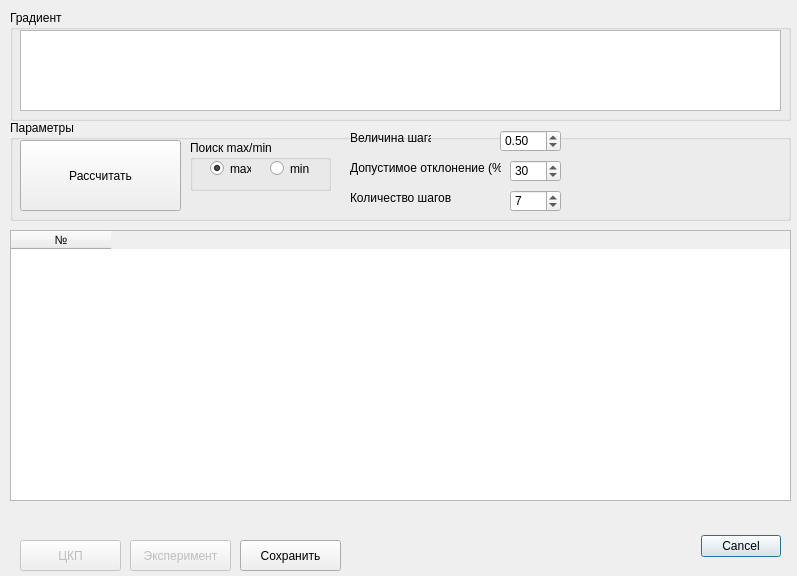
<?xml version="1.0" encoding="UTF-8"?>
<ui version="4.0">
 <class>findExtrDialog</class>
 <widget class="QDialog" name="findExtrDialog">
  <property name="geometry">
   <rect>
    <x>0</x>
    <y>0</y>
    <width>797</width>
    <height>576</height>
   </rect>
  </property>
  <property name="windowTitle">
   <string>Восхождение по градиенту</string>
  </property>
  <widget class="QDialogButtonBox" name="buttonBox">
   <property name="geometry">
    <rect>
     <x>700</x>
     <y>530</y>
     <width>81</width>
     <height>32</height>
    </rect>
   </property>
   <property name="orientation">
    <enum>Qt::Horizontal</enum>
   </property>
   <property name="standardButtons">
    <set>QDialogButtonBox::Cancel</set>
   </property>
  </widget>
  <widget class="QWidget" name="horizontalLayoutWidget">
   <property name="geometry">
    <rect>
     <x>10</x>
     <y>10</y>
     <width>781</width>
     <height>111</height>
    </rect>
   </property>
   <layout class="QHBoxLayout" name="horizontalLayout">
    <item>
     <widget class="QGroupBox" name="groupBox">
      <property name="title">
       <string>Градиент</string>
      </property>
      <widget class="QTableWidget" name="tableWidget">
       <property name="geometry">
        <rect>
         <x>10</x>
         <y>20</y>
         <width>761</width>
         <height>81</height>
        </rect>
       </property>
      </widget>
     </widget>
    </item>
   </layout>
  </widget>
  <widget class="QWidget" name="verticalLayoutWidget">
   <property name="geometry">
    <rect>
     <x>10</x>
     <y>120</y>
     <width>781</width>
     <height>101</height>
    </rect>
   </property>
   <layout class="QVBoxLayout" name="verticalLayout">
    <item>
     <widget class="QGroupBox" name="groupBox_2">
      <property name="title">
       <string>Параметры</string>
      </property>
      <widget class="QGroupBox" name="groupBox_3">
       <property name="geometry">
        <rect>
         <x>180</x>
         <y>20</y>
         <width>141</width>
         <height>51</height>
        </rect>
       </property>
       <property name="title">
        <string>Поиск max/min</string>
       </property>
       <widget class="QRadioButton" name="radioButton">
        <property name="geometry">
         <rect>
          <x>20</x>
          <y>20</y>
          <width>41</width>
          <height>17</height>
         </rect>
        </property>
        <property name="text">
         <string>max</string>
        </property>
        <property name="checked">
         <bool>true</bool>
        </property>
       </widget>
       <widget class="QRadioButton" name="radioButton_2">
        <property name="geometry">
         <rect>
          <x>80</x>
          <y>20</y>
          <width>41</width>
          <height>17</height>
         </rect>
        </property>
        <property name="text">
         <string>min</string>
        </property>
       </widget>
      </widget>
      <widget class="QLabel" name="label">
       <property name="geometry">
        <rect>
         <x>340</x>
         <y>10</y>
         <width>81</width>
         <height>16</height>
        </rect>
       </property>
       <property name="text">
        <string>Величина шага</string>
       </property>
      </widget>
      <widget class="QLabel" name="label_2">
       <property name="geometry">
        <rect>
         <x>340</x>
         <y>40</y>
         <width>151</width>
         <height>16</height>
        </rect>
       </property>
       <property name="text">
        <string>Допустимое отклонение (%)</string>
       </property>
      </widget>
      <widget class="QLabel" name="label_3">
       <property name="geometry">
        <rect>
         <x>340</x>
         <y>70</y>
         <width>101</width>
         <height>16</height>
        </rect>
       </property>
       <property name="text">
        <string>Количество шагов</string>
       </property>
      </widget>
      <widget class="QSpinBox" name="spinBox_2">
       <property name="geometry">
        <rect>
         <x>500</x>
         <y>40</y>
         <width>51</width>
         <height>22</height>
        </rect>
       </property>
       <property name="maximum">
        <number>100</number>
       </property>
       <property name="value">
        <number>30</number>
       </property>
      </widget>
      <widget class="QSpinBox" name="spinBox_3">
       <property name="geometry">
        <rect>
         <x>500</x>
         <y>70</y>
         <width>51</width>
         <height>22</height>
        </rect>
       </property>
       <property name="minimum">
        <number>2</number>
       </property>
       <property name="maximum">
        <number>999</number>
       </property>
       <property name="value">
        <number>7</number>
       </property>
      </widget>
      <widget class="QDoubleSpinBox" name="doubleSpinBox">
       <property name="geometry">
        <rect>
         <x>490</x>
         <y>10</y>
         <width>61</width>
         <height>22</height>
        </rect>
       </property>
       <property name="minimum">
        <double>0.010000000000000</double>
       </property>
       <property name="maximum">
        <double>100.000000000000000</double>
       </property>
       <property name="singleStep">
        <double>0.010000000000000</double>
       </property>
       <property name="value">
        <double>0.500000000000000</double>
       </property>
      </widget>
      <widget class="QPushButton" name="pushButton">
       <property name="geometry">
        <rect>
         <x>10</x>
         <y>20</y>
         <width>161</width>
         <height>71</height>
        </rect>
       </property>
       <property name="text">
        <string>Рассчитать</string>
       </property>
      </widget>
     </widget>
    </item>
   </layout>
  </widget>
  <widget class="QWidget" name="verticalLayoutWidget_2">
   <property name="geometry">
    <rect>
     <x>10</x>
     <y>230</y>
     <width>781</width>
     <height>271</height>
    </rect>
   </property>
   <layout class="QVBoxLayout" name="verticalLayout_2">
    <item>
     <widget class="QTableWidget" name="tableWidget_2">
      <property name="palette">
       <palette>
        <active>
         <colorrole role="Highlight">
          <brush brushstyle="SolidPattern">
           <color alpha="255">
            <red>0</red>
            <green>85</green>
            <blue>255</blue>
           </color>
          </brush>
         </colorrole>
        </active>
        <inactive>
         <colorrole role="Highlight">
          <brush brushstyle="SolidPattern">
           <color alpha="255">
            <red>0</red>
            <green>85</green>
            <blue>255</blue>
           </color>
          </brush>
         </colorrole>
        </inactive>
        <disabled>
         <colorrole role="Highlight">
          <brush brushstyle="SolidPattern">
           <color alpha="255">
            <red>51</red>
            <green>153</green>
            <blue>255</blue>
           </color>
          </brush>
         </colorrole>
        </disabled>
       </palette>
      </property>
      <property name="textElideMode">
       <enum>Qt::ElideLeft</enum>
      </property>
      <property name="columnCount">
       <number>1</number>
      </property>
      <column>
       <property name="text">
        <string>№</string>
       </property>
      </column>
     </widget>
    </item>
   </layout>
  </widget>
  <widget class="QLabel" name="label_4">
   <property name="geometry">
    <rect>
     <x>20</x>
     <y>510</y>
     <width>701</width>
     <height>16</height>
    </rect>
   </property>
   <property name="text">
    <string/>
   </property>
  </widget>
  <widget class="QPushButton" name="pushButton_CCP">
   <property name="enabled">
    <bool>false</bool>
   </property>
   <property name="geometry">
    <rect>
     <x>20</x>
     <y>540</y>
     <width>101</width>
     <height>31</height>
    </rect>
   </property>
   <property name="text">
    <string>ЦКП</string>
   </property>
  </widget>
  <widget class="QPushButton" name="pushButton_Experiment">
   <property name="enabled">
    <bool>false</bool>
   </property>
   <property name="geometry">
    <rect>
     <x>130</x>
     <y>540</y>
     <width>101</width>
     <height>31</height>
    </rect>
   </property>
   <property name="text">
    <string>Эксперимент</string>
   </property>
  </widget>
  <widget class="QLabel" name="label_5">
   <property name="geometry">
    <rect>
     <x>730</x>
     <y>510</y>
     <width>51</width>
     <height>20</height>
    </rect>
   </property>
   <property name="text">
    <string/>
   </property>
  </widget>
  <widget class="QLabel" name="label_6">
   <property name="geometry">
    <rect>
     <x>350</x>
     <y>550</y>
     <width>211</width>
     <height>16</height>
    </rect>
   </property>
   <property name="text">
    <string/>
   </property>
  </widget>
  <widget class="QPushButton" name="pushButton_2">
   <property name="geometry">
    <rect>
     <x>240</x>
     <y>540</y>
     <width>101</width>
     <height>31</height>
    </rect>
   </property>
   <property name="text">
    <string>Сохранить</string>
   </property>
  </widget>
 </widget>
 <resources/>
 <connections>
  <connection>
   <sender>buttonBox</sender>
   <signal>accepted()</signal>
   <receiver>findExtrDialog</receiver>
   <slot>accept()</slot>
   <hints>
    <hint type="sourcelabel">
     <x>248</x>
     <y>254</y>
    </hint>
    <hint type="destinationlabel">
     <x>157</x>
     <y>274</y>
    </hint>
   </hints>
  </connection>
  <connection>
   <sender>buttonBox</sender>
   <signal>rejected()</signal>
   <receiver>findExtrDialog</receiver>
   <slot>reject()</slot>
   <hints>
    <hint type="sourcelabel">
     <x>316</x>
     <y>260</y>
    </hint>
    <hint type="destinationlabel">
     <x>286</x>
     <y>274</y>
    </hint>
   </hints>
  </connection>
 </connections>
</ui>
